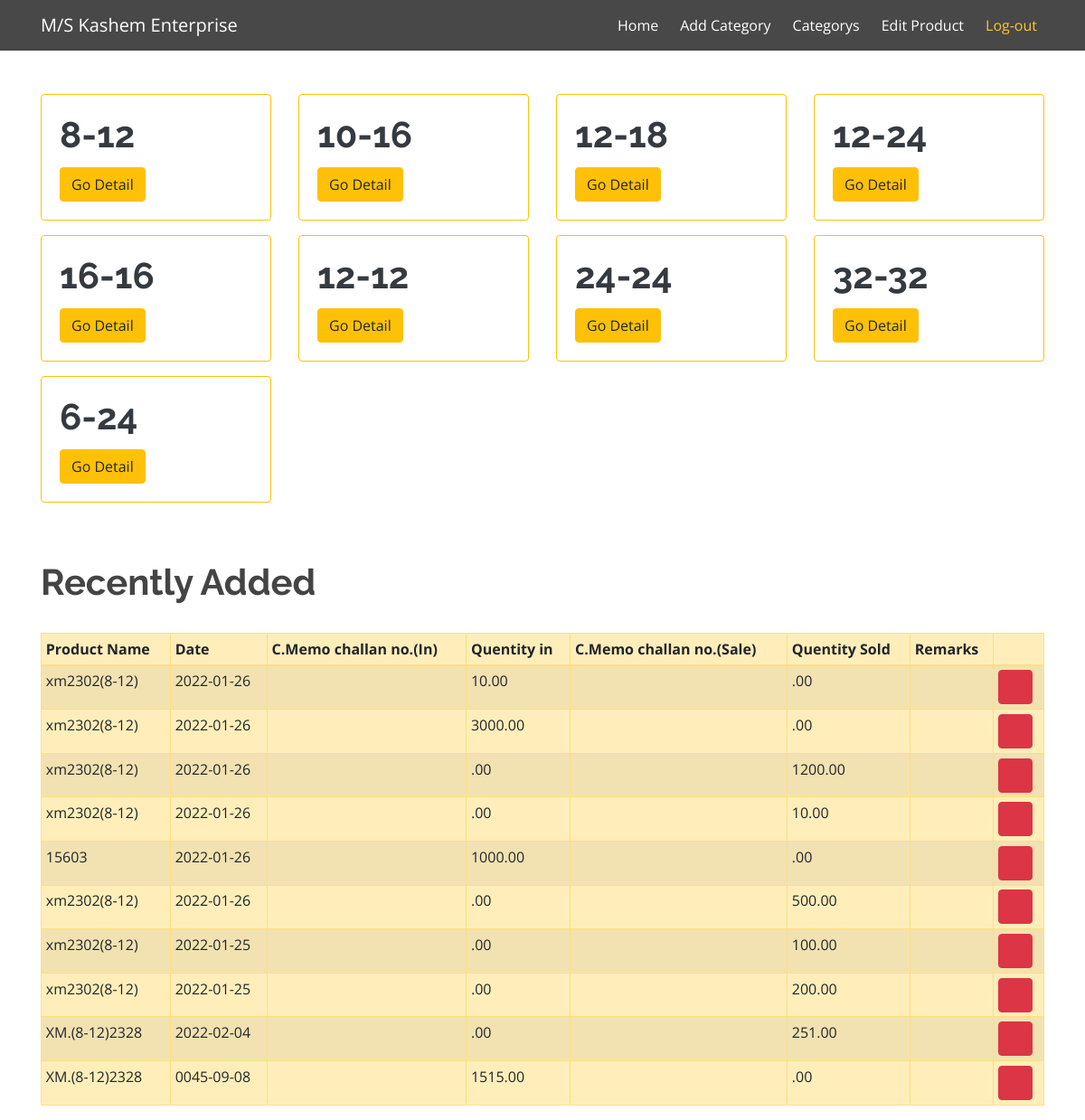
The app's page /index.php (signed in) with its own data.
### tables this page shows
CREATE TABLE `stock_category` (
  `category` text NOT NULL,
  `id` int(100) NOT NULL
);

CREATE TABLE `product_details` (
  `date` date NOT NULL,
  `product_id` varchar(100) NOT NULL,
  `m_in` text NOT NULL,
  `q_in` varchar(1000) NOT NULL,
  `m_out` text NOT NULL,
  `q_out` varchar(1000) NOT NULL,
  `remarks` text NOT NULL,
  `id` int(100) NOT NULL,
  `product_name` text NOT NULL
);

### models/product_details.php (the view, shortened to what this page needs)
<?php
    class product_details{
        public function __construct() {
            $this->connection = mysqli_connect("localhost", "root", "", "stock")
                or die("Database Connectin Failed");
        }
        public function table_1(){
            if($this->connection){
                $conn = $this->connection->prepare("SELECT * FROM product_details ORDER BY id DESC" );
                if($conn->execute()){
                    $result = $conn->get_result();
                    while($row = $result->fetch_assoc()){
                        $product_name = $row['product_name'];
                        $date = $row['date'];
                        $m_in = $row['m_in'];
                        $q_in = $row['q_in'];
                        $m_out = $row['m_out'];
                        $q_out = $row['q_out'];
                        $remarks = $row['remarks'];
                        $id = $row['id'];
                        echo"
                    <tr>
                        <td>$product_name</td>
                        <td>$date</td>
                        <td>$m_in</td>
                        <td id='quentity_in'>$q_in.00</td>
                        <td>$m_out</td>
                        <td id='quentity_out' >$q_out.00</td>
                        <td>$remarks</td>
                        <td>
                        <button type='button' class='btn btn-danger'><a href='controllers/product_details.php?delete_id={$id}'><i class='icofont-ui-delete'></i></button>
                      </td>
                    </tr>
                        ";
                    }
                }else{
                    echo "Operation Failed";
                }
            }else{
                echo"Connection not available";
            }
        }
    }
    ?>

### index.php (shortened to what this page needs)
<?php
require_once("models/category.php");
require_once("models/product_details.php");
if (isset($_SESSION['user_authenticated'])){
?>
<!DOCTYPE html>
<html lang="en">
<head>
  <link href="assets/vendor/bootstrap/css/bootstrap.min.css" rel="stylesheet">
  <link href="assets/vendor/icofont/icofont.min.css" rel="stylesheet">
  <link href="assets/vendor/boxicons/css/boxicons.min.css" rel="stylesheet">
  <link href="assets/vendor/venobox/venobox.css" rel="stylesheet">
  <link href="assets/vendor/owl.carousel/assets/owl.carousel.min.css" rel="stylesheet">
  <link href="assets/vendor/aos/aos.css" rel="stylesheet">
  <link href="assets/css/style.css" rel="stylesheet">
</head>
<body>
<header>
	<nav class="navbar navbar-expand-lg">
		<div class="container">
			<a class="navbar-brand text-white" href="#">M/S Kashem Enterprise</a>
			<div class="collapse navbar-collapse" id="nvbCollapse">
				<ul class="navbar-nav ml-auto">
        <li class="nav-item pl-1">
						<a class="nav-link" href="index.php"><i class="fa fa-home fa-fw mr-1"></i>Home</a>
					</li>
					<li class="nav-item pl-1">
						<a data-toggle="modal" data-target="#catagory_name" class="nav-link" href=""><i class="fa fa-home fa-fw mr-1"></i>Add Category</a>
					</li>
					<li class="nav-item pl-1">
						<a data-toggle="modal" data-target="#catagory_details" class="nav-link" href="#"><i class="fa fa-th-list fa-fw mr-1"></i>Categorys</a>
					</li>
          <li class="nav-item pl-1">
						<a class="nav-link" href="product_edit.php"><i class="fa fa-home fa-fw mr-1"></i>Edit Product</a>
					</li>
               <li class="nav-item active pl-1">
						<a  class="nav-link" href="controllers/auth.php?logout"><i class="fa fa-th-list fa-fw mr-1"></i>Log-out</a>
					</li>
				</ul>
			</div>
		</div>
	</nav>
	</header>
<section class="mt-5">
<div class="container">
  <div class="row">
         <?php
          $product = new category();
          $product->card();
          ?>
  </div>
</div>
</section>
<section class="product_table mt-5">
  <div class="container mt-2">
  <h1><b>Recently Added</b></h1>
  <br>
  <div class="table-responsive">
  <table class="table table-bordered table-striped table-sm table-warning" style="overflow: hidden;">
    <thead>
      <tr>
        <th>Product Name</th>
        <th>Date</th>
        <th>C.Memo challan no.(In)</th>
        <th>Quentity in</th>
        <th>C.Memo challan no.(Sale)</th>
        <th>Quentity Sold</th>
        <th>Remarks</th>
       <th></th>
      </tr>
    </thead>
    <tbody >
      <?php
          $product = new product_details();
          $product->table_1();
      ?>
    </tbody>
  </table>
  </div>
  </div>
</section>
</body>
</html>
<?php
}else{
   header("Location: log-in.php?msg='You are not Log-in'");
}
?>

### models/category.php (shortened to what this page needs)
<?php
    class category{
        public function __construct() {
            $this->connection = mysqli_connect("localhost", "root", "", "stock")
                or die("Database Connectin Failed");
        }
        public function card(){
            if($this->connection){
                $conn = $this->connection->prepare("SELECT * FROM stock_category");
                if($conn->execute()){
                    $result = $conn->get_result();
                    while($row = $result->fetch_assoc()){
                        $category = $row['category'];
                        $id = $row['id'];
                        echo"
                      <div class='col-6 col-md-3'>
                      <div class='card border-warning  mb-3' style='max-width: 18rem;'>
                        <div class='card-body text-primary'>
                        <h1 class='card-title text-dark'><b>$category</b></h1>
                        <a href='product.php?id={$id}' class='btn btn-warning'>Go Detail</a>
                        </div>
                      </div>
                    </div>
                        ";
                    }
                }else{
                    echo "Operation Failed";
                }
            }else{
                echo"Connection not available";
            }
        }
    }
?>

### assets/css/style.css (style rules this page uses)
body { font-family: "Open Sans", sans-serif; color: #444444; }
a { text-decoration: none; color: aliceblue; }
h1, h2, h3, h4, h5, h6 { font-family: "Raleway", sans-serif; }
.navbar { background-color: #484848; }
.navbar .navbar-nav .nav-link { color: #fff; }
.navbar .navbar-nav .active > .nav-link { color: #fbc531; }

### records on screen
stock_category: category "8-12"
stock_category: category "10-16"
stock_category: category "12-18"
stock_category: category "12-24"
stock_category: category "16-16"
stock_category: category "12-12"
stock_category: category "24-24"
stock_category: category "32-32"
stock_category: category "6-24"
product_details: product_name "xm2302(8-12)", date "2022-01-26", q_in "10"
product_details: product_name "xm2302(8-12)", date "2022-01-26", q_in "3000"
product_details: product_name "xm2302(8-12)", date "2022-01-26", q_out "1200"
product_details: product_name "xm2302(8-12)", date "2022-01-26", q_out "10"
product_details: product_name "15603", date "2022-01-26", q_in "1000"
product_details: product_name "xm2302(8-12)", date "2022-01-26", q_out "500"
product_details: product_name "xm2302(8-12)", date "2022-01-25", q_out "100"
product_details: product_name "xm2302(8-12)", date "2022-01-25", q_out "200"
product_details: product_name "XM.(8-12)2328", date "2022-02-04", q_out "251"
product_details: product_name "XM.(8-12)2328", date "0045-09-08", q_in "1515"
